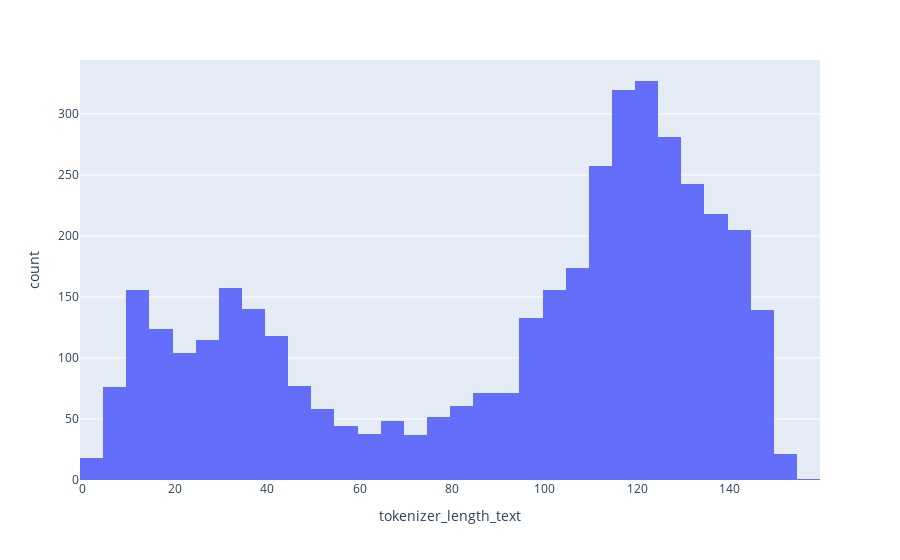

Notebook source saved alongside this figure:
### Code cell
fig = px.histogram(df_train, x="tokenizer_length_text")
fig.show()

### Figure 1 — Plotly figure (JSON) as saved in the notebook; plotly's stock layout.template omitted (floating-point values rounded to 4 significant figures; data arrays with more than 128 entries replaced by an {"elided": "..."} marker saying what was removed)
{"data": [{"alignmentgroup": "True", "bingroup": "x", "hovertemplate": "tokenizer_length_text=%{x}<br>count=%{y}<extra></extra>", "legendgroup": "", "marker": {"color": "#636efa", "pattern": {"shape": ""}}, "name": "", "offsetgroup": "", "orientation": "v", "showlegend": false, "type": "histogram", "x": {"elided": "4040 int values"}, "xaxis": "x", "yaxis": "y"}], "layout": {"barmode": "relative", "legend": {"tracegroupgap": 0}, "margin": {"t": 60}, "xaxis": {"anchor": "y", "domain": [0, 1], "title": {"text": "tokenizer_length_text"}}, "yaxis": {"anchor": "x", "domain": [0, 1], "title": {"text": "count"}}}}
